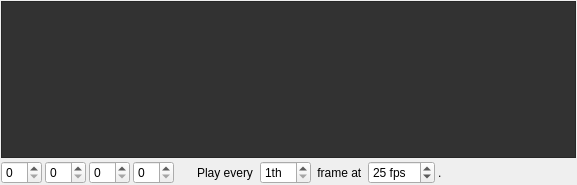
<?xml version="1.0" encoding="UTF-8"?>
<ui version="4.0">
 <class>TimelinePanel</class>
 <widget class="QWidget" name="TimelinePanel">
  <property name="geometry">
   <rect>
    <x>0</x>
    <y>0</y>
    <width>577</width>
    <height>185</height>
   </rect>
  </property>
  <property name="sizePolicy">
   <sizepolicy hsizetype="Ignored" vsizetype="Ignored">
    <horstretch>0</horstretch>
    <verstretch>0</verstretch>
   </sizepolicy>
  </property>
  <property name="windowTitle">
   <string>Timeline</string>
  </property>
  <layout class="QVBoxLayout">
   <property name="spacing">
    <number>3</number>
   </property>
   <property name="margin">
    <number>1</number>
   </property>
   <item>
    <layout class="QVBoxLayout" name="ui_verticalLayout">
     <item>
      <widget class="QScrollArea" name="ui_scrollArea">
       <property name="styleSheet">
        <string notr="true">background-color: rgb(50, 50, 50);</string>
       </property>
       <property name="frameShadow">
        <enum>QFrame::Plain</enum>
       </property>
       <property name="verticalScrollBarPolicy">
        <enum>Qt::ScrollBarAsNeeded</enum>
       </property>
       <widget class="QWidget" name="ui_scrollAreaWidgetContents">
        <property name="geometry">
         <rect>
          <x>0</x>
          <y>0</y>
          <width>554</width>
          <height>62</height>
         </rect>
        </property>
       </widget>
      </widget>
     </item>
     <item>
      <layout class="QHBoxLayout" name="ui_horizontalLayout">
       <item>
        <widget class="QSpinBox" name="ui_startFrameSpinBox">
         <property name="toolTip">
          <string>Start Frame</string>
         </property>
        </widget>
       </item>
       <item>
        <widget class="QSpinBox" name="ui_inFrameSpinBox">
         <property name="toolTip">
          <string>In Frame</string>
         </property>
        </widget>
       </item>
       <item>
        <widget class="QSpinBox" name="ui_outFrameSpinBox">
         <property name="toolTip">
          <string>Out Frame</string>
         </property>
        </widget>
       </item>
       <item>
        <widget class="QSpinBox" name="ui_endFrameSpinBox">
         <property name="toolTip">
          <string>End Frame</string>
         </property>
        </widget>
       </item>
       <item>
        <spacer name="ui_fpsSpacer">
         <property name="orientation">
          <enum>Qt::Horizontal</enum>
         </property>
         <property name="sizeType">
          <enum>QSizePolicy::Fixed</enum>
         </property>
         <property name="sizeHint" stdset="0">
          <size>
           <width>20</width>
           <height>20</height>
          </size>
         </property>
        </spacer>
       </item>
       <item>
        <widget class="QLabel" name="ui_playLabel">
         <property name="text">
          <string>Play every </string>
         </property>
        </widget>
       </item>
       <item>
        <widget class="QSpinBox" name="ui_frameStepSpinBox">
         <property name="suffix">
          <string>th</string>
         </property>
         <property name="prefix">
          <string/>
         </property>
         <property name="minimum">
          <number>1</number>
         </property>
         <property name="maximum">
          <number>25</number>
         </property>
        </widget>
       </item>
       <item>
        <widget class="QLabel" name="ui_frameLabel">
         <property name="text">
          <string> frame at </string>
         </property>
        </widget>
       </item>
       <item>
        <widget class="QSpinBox" name="ui_fpsSpinBox">
         <property name="toolTip">
          <string>Frames per Second</string>
         </property>
         <property name="suffix">
          <string extracomment="Frames per Second"> fps</string>
         </property>
         <property name="minimum">
          <number>1</number>
         </property>
         <property name="maximum">
          <number>250</number>
         </property>
         <property name="value">
          <number>25</number>
         </property>
        </widget>
       </item>
       <item>
        <widget class="QLabel" name="ui_dotLabel">
         <property name="text">
          <string>.</string>
         </property>
        </widget>
       </item>
       <item>
        <spacer name="ui_horizontalSpacer">
         <property name="orientation">
          <enum>Qt::Horizontal</enum>
         </property>
         <property name="sizeType">
          <enum>QSizePolicy::Expanding</enum>
         </property>
         <property name="sizeHint" stdset="0">
          <size>
           <width>40</width>
           <height>20</height>
          </size>
         </property>
        </spacer>
       </item>
      </layout>
     </item>
    </layout>
   </item>
  </layout>
  <action name="ui_autoScrollAction">
   <property name="checkable">
    <bool>true</bool>
   </property>
   <property name="checked">
    <bool>true</bool>
   </property>
   <property name="icon">
    <iconset>
     <normaloff>:/autoScrollIcon</normaloff>:/autoScrollIcon</iconset>
   </property>
   <property name="text">
    <string>Automatic Scrolling</string>
   </property>
   <property name="iconText">
    <string>Auto Scroll</string>
   </property>
   <property name="toolTip">
    <string>Automatic Scrolling [A]</string>
   </property>
  </action>
  <action name="ui_scaleToFitAction">
   <property name="icon">
    <iconset>
     <normaloff>:/scaleToFitIcon</normaloff>:/scaleToFitIcon</iconset>
   </property>
   <property name="text">
    <string>Scale to Fit</string>
   </property>
   <property name="toolTip">
    <string>Scale to Fit [F]</string>
   </property>
  </action>
  <action name="ui_realtimeAction">
   <property name="checkable">
    <bool>true</bool>
   </property>
   <property name="checked">
    <bool>true</bool>
   </property>
   <property name="icon">
    <iconset>
     <normaloff>:/realtimeIcon</normaloff>:/realtimeIcon</iconset>
   </property>
   <property name="text">
    <string>Realtime Mode</string>
   </property>
   <property name="toolTip">
    <string>Realtime Mode [R]</string>
   </property>
  </action>
 </widget>
 <resources/>
 <connections/>
</ui>
